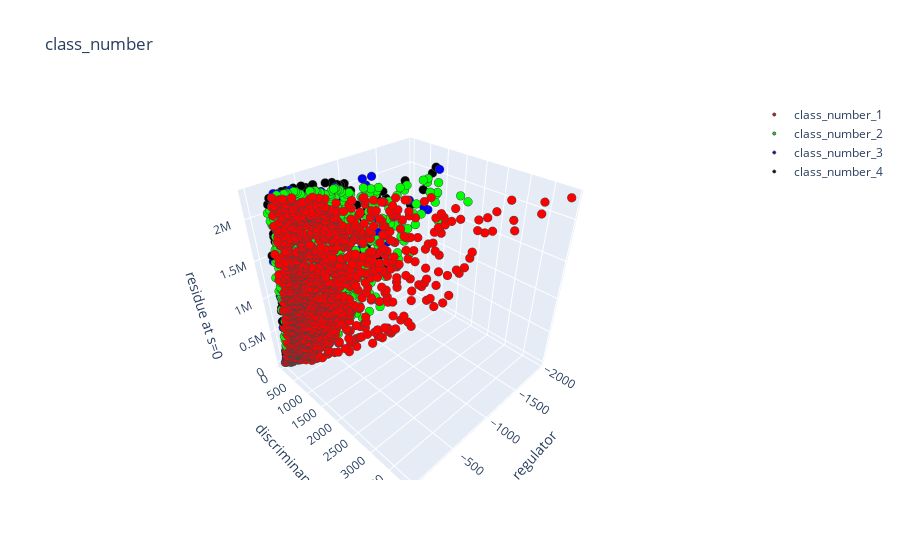

The cell this chart's notebook holds for it:
### Markdown cell above
## Visualization

### Code cell
df_plot = df_all.sample(4000)

dr1 = go.Scatter3d(
    x=df_plot[df_plot['class_number'] == NEW_CLASS_NAME_ONE]['res_s=0'],
    y=df_plot[df_plot['class_number'] == NEW_CLASS_NAME_ONE]['regulator'],
    z=df_plot[df_plot['class_number'] == NEW_CLASS_NAME_ONE]['discriminant'],
    mode='markers',
    marker = dict(size=3,
                  color='rgb(255,0,0)',
                  line=dict(width=1)),
    name ='class_number_1'
)
dr2 = go.Scatter3d(
    x=df_plot[df_plot['class_number'] == NEW_CLASS_NAME_TWO]['res_s=0'],
    y=df_plot[df_plot['class_number'] == NEW_CLASS_NAME_TWO]['regulator'],
    z=df_plot[df_plot['class_number'] == NEW_CLASS_NAME_TWO]['discriminant'],
    mode='markers',
    marker = dict(size=3,
                  color='rgb(0,255,0)',
                  line=dict(width=1)),
    name ='class_number_2'
)
dr3 = go.Scatter3d(
    x=df_plot[df_plot['class_number'] == NEW_CLASS_NAME_THREE]['res_s=0'],
    y=df_plot[df_plot['class_number'] == NEW_CLASS_NAME_THREE]['regulator'],
    z=df_plot[df_plot['class_number'] == NEW_CLASS_NAME_THREE]['discriminant'],
    mode='markers',
    marker = dict(size=3,
                  color='rgb(0,0,255)',
                  line=dict(width=1)),
    name ='class_number_3'
)
dr4 = go.Scatter3d(
    x=df_plot[df_plot['class_number'] == NEW_CLASS_NAME_FOUR]['res_s=0'],
    y=df_plot[df_plot['class_number'] == NEW_CLASS_NAME_FOUR]['regulator'],
    z=df_plot[df_plot['class_number'] == NEW_CLASS_NAME_FOUR]['discriminant'],
    mode='markers',
    marker = dict(size=3,
                  color='rgb(0,0,0)',
                  line=dict(width=1)),
    name ='class_number_4'
)
data = [dr1, dr2, dr3, dr4]
layout = go.Layout(
    title='class_number',
    scene = dict(
        xaxis = dict(title='regulator'),
        yaxis = dict(title='discriminant'),
        zaxis = dict(title='residue at s=0'),)
)
fig = go.Figure(data=data, layout=layout)
py.iplot(fig, filename='class_number')
fig.write_html("C:/Temp/class_number.html")

### Figure 1 — Plotly figure (JSON) as saved in the notebook; plotly's stock layout.template omitted (floating-point values rounded to 4 significant figures; data arrays with more than 128 entries replaced by an {"elided": "..."} marker saying what was removed)
{"data": [{"marker": {"color": "rgb(255,0,0)", "line": {"width": 1}, "size": 3}, "mode": "markers", "name": "class_number_1", "type": "scatter3d", "x": {"elided": "1239 float values"}, "y": {"elided": "1239 float values"}, "z": {"elided": "1239 int values"}}, {"marker": {"color": "rgb(0,255,0)", "line": {"width": 1}, "size": 3}, "mode": "markers", "name": "class_number_2", "type": "scatter3d", "x": {"elided": "1252 float values"}, "y": {"elided": "1252 float values"}, "z": {"elided": "1252 int values"}}, {"marker": {"color": "rgb(0,0,255)", "line": {"width": 1}, "size": 3}, "mode": "markers", "name": "class_number_3", "type": "scatter3d", "x": {"elided": "177 float values"}, "y": {"elided": "177 float values"}, "z": {"elided": "177 int values"}}, {"marker": {"color": "rgb(0,0,0)", "line": {"width": 1}, "size": 3}, "mode": "markers", "name": "class_number_4", "type": "scatter3d", "x": {"elided": "795 float values"}, "y": {"elided": "795 float values"}, "z": {"elided": "795 int values"}}], "layout": {"scene": {"xaxis": {"title": {"text": "regulator"}}, "yaxis": {"title": {"text": "discriminant"}}, "zaxis": {"title": {"text": "residue at s=0"}}}, "title": {"text": "class_number"}}}
